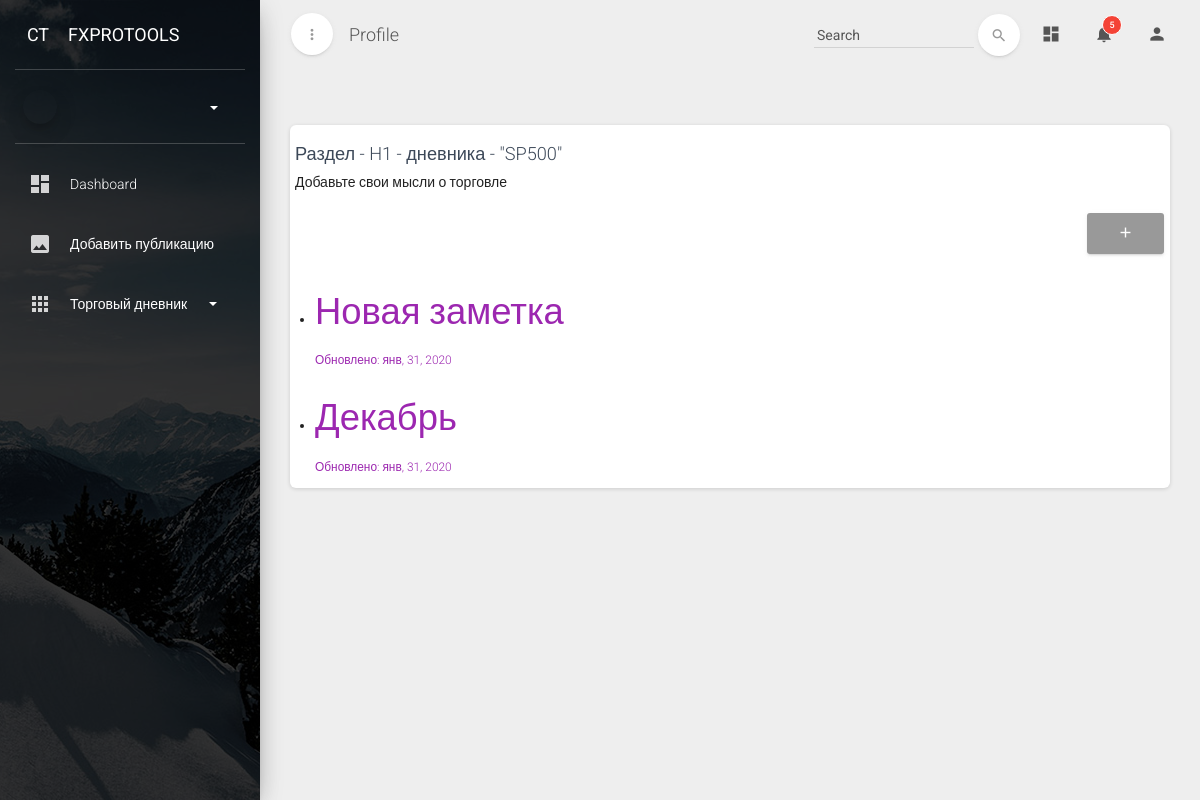
/diary/1/3/, run on an earlier commit of the app's database.
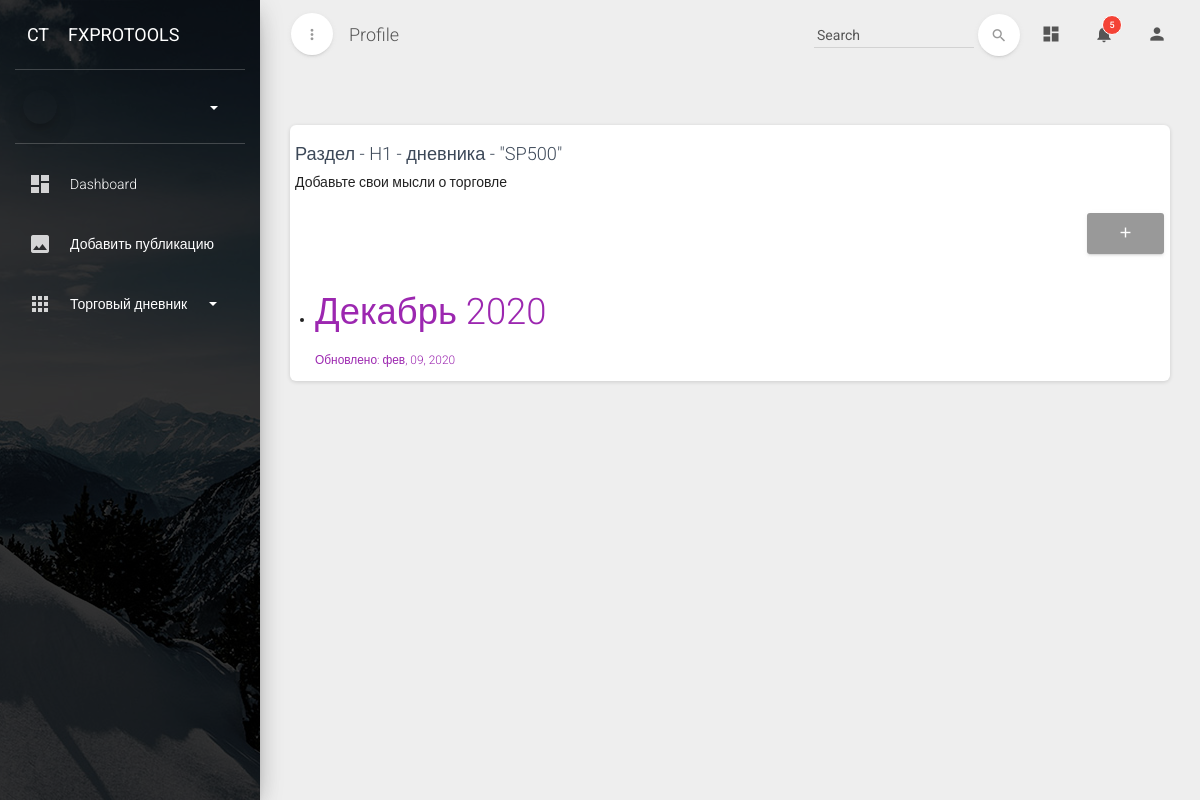
And on a later commit of the database.
### diary/models.py (models this page shows, shortened)
class DiarySubCategory(models.Model):
    parent = models.ForeignKey(DiaryCategory, blank=True, on_delete=models.CASCADE,
                               verbose_name='Дневник')
    name = models.CharField(max_length=100, verbose_name='Название категории')
    update_date = models.DateTimeField(auto_now=True, verbose_name='')
    class Meta:
        verbose_name = 'Категория дневника'
        verbose_name_plural = 'Категории дневника'

class DiaryCategory(models.Model):
    name = models.CharField(default='Новый дневник', max_length=150, db_index=True, verbose_name='Название дневника')
    author = models.ForeignKey(User, default=None, on_delete=models.CASCADE, verbose_name='Автор дневника')
    cat_img = models.ImageField(default='diary_img/diary.jpeg', upload_to='diary_img',
                                verbose_name='Изображение категории')
    update_date = models.DateTimeField(auto_now=True, verbose_name='Дата обновления')
    class Meta:
        verbose_name = 'Дневник'
        verbose_name_plural = 'Дневники'
    def get_absolute_url(self):
        return reverse('diary_cat_detail', kwargs={'cat_pk': self.pk})

class DiaryNote(models.Model):
    category = models.ForeignKey(DiarySubCategory, on_delete=models.CASCADE, verbose_name='Категория дневника')
    title = models.CharField(max_length=150, db_index=True, default='Новая заметка', verbose_name='Заметка')
    content = RichTextUploadingField(blank=True, verbose_name='Текст заметки')
    create_date = models.DateTimeField(auto_now_add=True, verbose_name='Дата создания')
    update_date = models.DateTimeField(auto_now=True, verbose_name='Дата обновления')
    class Meta:
        verbose_name = 'Заметка'
        verbose_name_plural = 'Заметки'

### diary/views.py (the view)
# urls.py: path('<int:cat_pk>/<int:sub_pk>/', DiarySubCategoryDetailView.as_view(), name='diary_subcat_detail'),
class DiarySubCategoryDetailView(DetailView):
    model = DiarySubCategory
    template_name = 'diary/diarysubcategory_detail.html'
    pk_url_kwarg = 'sub_pk'
    def get_context_data(self, **kwargs):
        context = super().get_context_data(**kwargs)
        context['notes'] = DiaryNote.objects.filter(category=self.object)
        return context

### context_processors/profile_menu.py (called while the page is built)
def menu(request):
    diarycat = DiaryCategory.objects.all()
    return {'categories': diarycat}

### templates/diary/diarysubcategory_detail.html (shortened to what this page needs)
{% extends 'base_profile.html' %}
{% load static %}
{% load crispy_forms_tags %}
{% block content %}
    <div class="content">
        <div class="container-fluid">
            <div class="row">
                <div class="col-md-12">
                    <div class="card h-100">
                        <div class="card-header card-header-primary">
                            <div class="row">
                                <div class="col-8">
                                    <h4 class="card-title">Раздел - {{ object.name }} - дневника -
                                        "{{ object.parent.name }}"</h4>
                                    <p class="card-category"> Добавьте свои мысли о торговле </p>
                                </div>
                                <div class="col-4 text-right">
                                    <a href="{% url 'diary_note_create' cat_pk=object.parent.id sub_pk=object.id %}"
                                       type="button"
                                       rel="tooltip" class="btn btn-default">
                                        <i class="material-icons">add</i>
                                    </a>
                                </div>
                            </div>
                        </div>
                        <div class="card-body">
                            <div class="row sticky">
                                <ul>
                                    {% for note in notes %}
                                        <li>
                                            <a href="{% url 'diary_note_update' cat_pk=object.parent.id sub_pk=object.id note_pk=note.id %}">
                                                <h2>{{ note.title }}</h2>
                                                <small>Обновлено: {{ note.update_date|date:'b, d, Y' }}</small>
                                            </a>
                                        </li>
                                    {% endfor %}
                                </ul>
                            </div>
                        </div>
                    </div>
                </div>
            </div>
        </div>
    </div>
{% endblock %}

### templates/base_profile.html (shortened to what this page needs)
<!doctype html>
{% load static %}
<html lang="en">
<head>
    <link href="{% static 'assets/css/bootstrap.min.css' %}" rel="stylesheet"/>
    <link href="{% static 'assets/css/material-dashboard.css' %}" rel="stylesheet"/>
    <link href="https://maxcdn.bootstrapcdn.com/font-awesome/latest/css/font-awesome.min.css" rel="stylesheet">
</head>
<body>
<div class="wrapper">
    <div class="sidebar" data-active-color="orange" data-background-color="black"
         data-image="{% static 'assets/img/sidebar-1.jpg' %}">
        <div class="logo">
            <a href="{% url 'index' %}" class="simple-text logo-mini">
                CT
            </a>
            <a href="{% url 'index' %}" class="simple-text logo-normal">
                FxProTools
            </a>
        </div>
        <div class="sidebar-wrapper">
            <div class="user">
                <div class="photo">
                </div>
                <div class="info">
                    <a data-toggle="collapse" href="#collapseExample" class="collapsed">
                    <span>
                        <b class="caret"></b>
                    </span>
                    </a>
                    <div class="clearfix"></div>
                </div>
            </div>
            <ul class="nav">
                <li>
                    <a href="{% url 'dashboard' %}">
                        <i class="material-icons">dashboard</i>
                        <p> Dashboard </p>
                    </a>
                </li>
                <li>
                    <a href="{% url 'post_create' %}">
                        <i class="material-icons">image</i>
                        <p> Добавить публикацию </p>
                    </a>
                </li>
                <li>
                    <a data-toggle="collapse" href="#componentsExamples">
                        <i class="material-icons">apps</i>
                        <p> Торговый дневник
                            <b class="caret"></b>
                        </p>
                    </a>
                </li>
            </ul>
        </div>
    </div>
    <div class="main-panel">
        <nav class="navbar navbar-transparent navbar-absolute">
            <div class="container-fluid">
                <div class="navbar-minimize">
                    <button id="minimizeSidebar" class="btn btn-round btn-white btn-fill btn-just-icon">
                        <i class="material-icons visible-on-sidebar-regular">more_vert</i>
                    </button>
                </div>
                <div class="navbar-header">
                    <a class="navbar-brand" href="#"> Profile </a>
                </div>
                <div class="collapse navbar-collapse">
                    <ul class="nav navbar-nav navbar-right">
                        <li>
                            <a href="#pablo" class="dropdown-toggle" data-toggle="dropdown">
                                <i class="material-icons">dashboard</i>
                            </a>
                        </li>
                        <li class="dropdown">
                            <a href="#" class="dropdown-toggle" data-toggle="dropdown">
                                <i class="material-icons">notifications</i>
                                <span class="notification">5</span>
                            </a>
                        </li>
                        <li>
                            <a href="#pablo" class="dropdown-toggle" data-toggle="dropdown">
                                <i class="material-icons">person</i>
                            </a>
                        </li>
                    </ul>
                    <form class="navbar-form navbar-right" role="search">
                        <div class="form-group form-search is-empty">
                            <input type="text" class="form-control" placeholder=" Search ">
                        </div>
                        <button type="submit" class="btn btn-white btn-round btn-just-icon">
                            <i class="material-icons">search</i>
                            <div class="ripple-container"></div>
                        </button>
                    </form>
                </div>
            </div>
        </nav>
        {% block content %}
        {% endblock %}
    </div>
</div>
</body>
</html>

What changed in the data, as far as the page shows it:
removed DiaryNote: title "Новая заметка", update_date "янв, 31, 2020"
changed DiaryNote: title "Декабрь" → "Декабрь 2020"; update_date "янв, 31, 2020" → "фев, 09, 2020"
